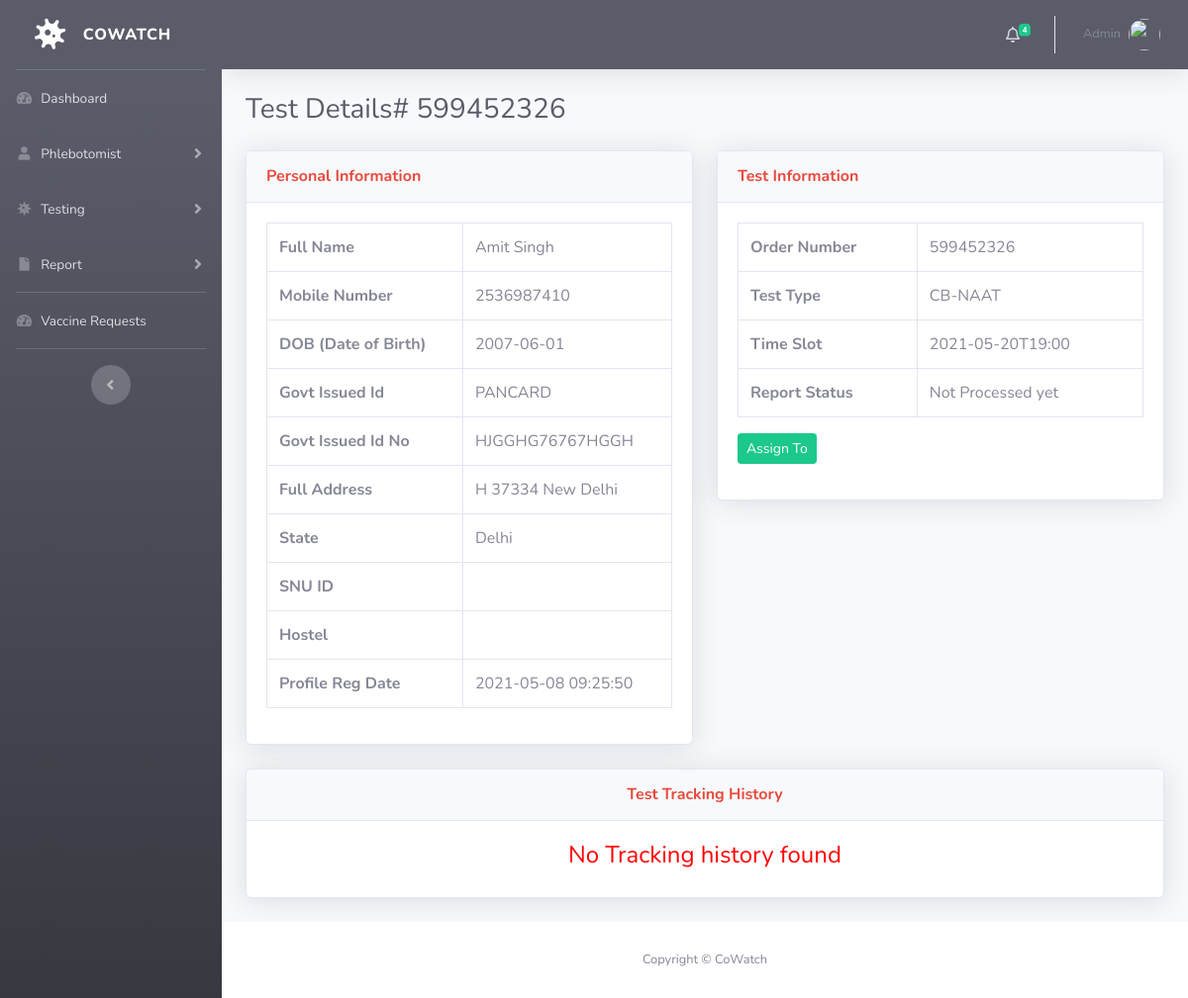
The app's page /test-details.php?tid=6&&oid=599452326 (signed in) with its own data.
### tables this page shows
CREATE TABLE `tbltestrecord` (
  `id` int(11) NOT NULL,
  `OrderNumber` bigint(14) DEFAULT NULL,
  `PatientMobileNumber` bigint(14) DEFAULT NULL,
  `TestType` varchar(100) DEFAULT NULL,
  `TestTimeSlot` varchar(120) DEFAULT NULL,
  `ReportStatus` varchar(100) DEFAULT NULL,
  `FinalReport` varchar(150) DEFAULT NULL,
  `ReportUploadTime` varchar(200) DEFAULT NULL,
  `RegistrationDate` timestamp NULL DEFAULT current_timestamp(),
  `AssignedtoEmpId` varchar(150) DEFAULT NULL,
  `AssigntoName` varchar(180) DEFAULT NULL,
  `AssignedTime` varchar(100) DEFAULT NULL,
  `vac` tinyint(1) NOT NULL DEFAULT 0
);

CREATE TABLE `tblpatients` (
  `id` int(11) NOT NULL,
  `FullName` varchar(120) DEFAULT NULL,
  `MobileNumber` bigint(12) DEFAULT NULL,
  `DateOfBirth` date DEFAULT NULL,
  `GovtIssuedId` varchar(150) DEFAULT NULL,
  `GovtIssuedIdNo` varchar(150) DEFAULT NULL,
  `FullAddress` varchar(255) DEFAULT NULL,
  `State` varchar(200) DEFAULT NULL,
  `RegistrationDate` timestamp NOT NULL DEFAULT current_timestamp()
);

### test-details.php (the view, shortened to what this page needs)
<?php session_start();
include_once('includes/config.php');
if (strlen($_SESSION['aid']==0)) {
  header('location:logout.php');
  } else{
?>
<!DOCTYPE html>
<html lang="en">
<head>
    <link href="vendor/fontawesome-free/css/all.min.css" rel="stylesheet" type="text/css">
    <link href="css/sb-admin-2.min.css" rel="stylesheet">
</head>
<body id="page-top">
    <div id="wrapper">
<?php include_once('includes/sidebar.php');?>
        <div id="content-wrapper" class="d-flex flex-column">
            <div id="content">
          <?php include_once('includes/topbar.php');?>
                <div class="container-fluid">
                    <h1 class="h3 mb-4 text-gray-800">Test Details# <?php echo intval($_GET['oid']);?></h1>
<div class="row">
<?php
$testid=intval($_GET['tid']);
$query=mysqli_query($con,"select * from tbltestrecord
join tblpatients on tblpatients.MobileNumber=tbltestrecord.PatientMobileNumber
where  tbltestrecord.id='$testid'");
while($row=mysqli_fetch_array($query)){
    ?>
                        <div class="col-lg-6">
                            <div class="card shadow mb-4">
                                <div class="card-header py-3">
                                    <h6 class="m-0 font-weight-bold text-danger">Personal Information</h6>
                                </div>
                                <div class="card-body">
 <table class="table table-bordered"  width="100%" cellspacing="0">
    <tr>
    <th>Full Name</th>
    <td><?php echo $row['FullName'];?></td>
    </tr>
     <tr>
    <th>Mobile Number</th>
    <td><?php echo $row['MobileNumber'];?></td>
    </tr>
     <tr>
    <th>DOB (Date of Birth)</th>
    <td><?php echo $row['DateOfBirth'];?></td>
    </tr>
     <tr>
    <th>Govt Issued Id</th>
    <td><?php echo $row['GovtIssuedId'];?></td>
    </tr>
     <tr>
    <th>Govt Issued Id No</th>
    <td><?php echo $row['GovtIssuedIdNo'];?></td>
    </tr>
     <tr>
    <th>Full Address</th>
    <td><?php echo $row['FullAddress'];?></td>
    </tr>
    <tr>
    <th>State</th>
    <td><?php echo $row['State'];?></td>
    </tr>
    <tr>
    <th>SNU ID</th>
    <td><?php echo $row['snuid'];?></td>
    </tr>
    <tr>
    <th>Hostel</th>
    <td><?php echo $row['hostel'];?></td>
    </tr>
    <tr>
    <th>Profile Reg Date</th>
    <td><?php echo $row['RegistrationDate'];?></td>
    </tr>
 </table>
                                </div>
                            </div>
                        </div>
                         <div class="col-lg-6">
                            <div class="card shadow mb-4">
                                <div class="card-header py-3">
                                    <h6 class="m-0 font-weight-bold text-danger">Test Information</h6>
                                </div>
                                <div class="card-body">
 <table class="table table-bordered"  width="100%" cellspacing="0">
    <tr>
    <th>Order Number</th>
    <td><?php echo $row['OrderNumber'];?></td>
    </tr>
    <tr>
    <th>Test Type</th>
    <td><?php echo $row['TestType'];?></td>
    </tr>
    <tr>
    <th>Time Slot</th>
    <td><?php echo $row['TestTimeSlot'];?></td>
    </tr>
 <tr>
    <th>Report Status</th>
    <td><?php if($row['ReportStatus']==''):
              echo "Not Processed yet";
          else:
           echo $row['ReportStatus'];
          endif;
    ?></td>
    </tr>
</table>
<?php if($row['AssignedtoEmpId']==''):
    ?>
        <div class="form-group">
      <button type="button" class="btn btn-success btn-sm" data-toggle="modal" data-target="#assignto">Assign To</button>
            </div>
<?php else:
$rstatus=$row['ReportStatus'];
if($rstatus=='Assigned' || $rstatus=='On the Way for Collection' || $rstatus=='Sample Collected' || $rstatus=='Sent to Lab'):?>
<button type="button" class="btn btn-success btn-sm" data-toggle="modal" data-target="#takeaction">Take Action</button>
<?php
endif;
endif;?>
                                </div>
                            </div>
                        </div>
                    </div>
                <?php } ?>
<?php
$orderid=intval($_GET['oid']);
$ret=mysqli_query($con,"select * from tblreporttracking
join tbladmin on tbladmin.ID=tblreporttracking.RemarkBy
where tblreporttracking.OrderNumber='$orderid'");
$num=mysqli_num_rows($ret);
?>
<div class="row">
                         <div class="col-lg-12">
                            <div class="card shadow mb-4">
                                <div class="card-header py-3">
                                    <h6 class="m-0 font-weight-bold text-danger" align="center">Test  Tracking History</h6>
                                </div>
                                <div class="card-body">
<?php if($num>0){
?>
 <table class="table table-bordered"  width="100%" cellspacing="0">
<tr>
    <th>Remark</th>
    <th>Status</th>
    <th>Remark Date</th>
    <th>Remark By</th>
<?php while($result=mysqli_fetch_array($ret)){?>
</tr>
    <tr>
    <td><?php echo $result['Remark'];?></td>
    <td><?php echo $result['Status'];?></td>
    <td><?php echo $result['PostingTime'];?></td>
    <td><?php echo $result['AdminName'];?></td>
    </tr>
<?php } ?>
</table>
         <?php
     } else { ?>
<h4 align="center" style="color:red"> No Tracking history found </h4>
         <?php } ?>
                                </div>
                            </div>
                        </div>
                    </div>
                </div>
            </div>
           <?php include_once('includes/footer.php');?>
        </div>
    </div>
</body>
</html>
<?php } ?>

### includes/topbar.php (shortened to what this page needs)
      <nav class="navbar navbar-expand navbar-light bg-dark topbar mb-4 static-top shadow">
            <?php if($_SESSION['aid']):?>
                    <ul class="navbar-nav ml-auto bg-dark">
<?php $query=mysqli_query($con,"select * from tbltestrecord where ReportStatus is null");
$count=mysqli_num_rows($query);
?>
                        <li class="nav-item dropdown no-arrow mx-1">
                            <a class="nav-link dropdown-toggle" href="#" id="alertsDropdown" role="button"
                                data-toggle="dropdown" aria-haspopup="true" aria-expanded="false">
                                <i class="far fa-bell fa-fw"></i>
                                <span class="badge badge-success badge-counter"><?php echo $count;?></span>
                            </a>
                        </li>
                        <li class="nav-item dropdown no-arrow">
                            <a class="nav-link dropdown-toggle" href="#" id="userDropdown" role="button"
                                data-toggle="dropdown" aria-haspopup="true" aria-expanded="false">
                <?php
$adid=$_SESSION['aid'];
$ret1=mysqli_query($con,"select AdminName from tbladmin where ID='$adid'");
while($row1=mysqli_fetch_array($ret1)){
?>
                                <span class="mr-2 d-none d-lg-inline text-gray-600 small"><?php  echo $row1['AdminName'];?></span>
                           <?php } ?>
                                <img class="img-profile rounded-circle"
                                    src="img/profile.png">
                            </a>
                        </li>
                    </ul>
                <?php endif;?>
                </nav>

### records on screen
tbltestrecord: tblpatients.FullName "Amit Singh", tblpatients.MobileNumber "2536987410", tblpatients.DateOfBirth "2007-06-01", tblpatients.GovtIssuedId "PANCARD", tblpatients.GovtIssuedIdNo "HJGGHG76767HGGH", tblpatients.FullAddress "H 37334 New Delhi", tblpatients.State "Delhi", tblpatients.RegistrationDate "2021-05-08 09:25:50", OrderNumber "599452326", TestType "CB-NAAT", TestTimeSlot "2021-05-20T19:00", shows "Not Processed yet", shows "Assign To"

### other values on screen
$count "4"
$row1['AdminName'] "Admin"
$_GET['oid'] "599452326"
